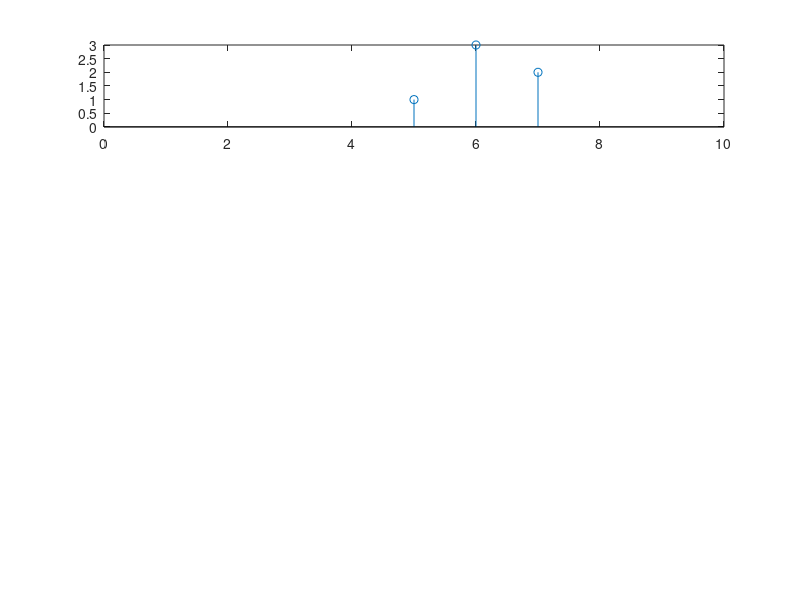

MATLAB code for this plot: (Note: this script raises an error after producing the figure.)
clear; clc; close all;

x = [1 3 2];
n = 5:7;
figure 
subplot(4,1,1)
stem(n,x)
xlim([0 10])
[x1,n1] = impseq(5,0,10);
subplot(4,1,2)
stem(n1,x1)
[x2,n2] = impseq(6,0,10);
subplot(4,1,3)
stem(n2,x2)
[x3,n3] = impseq(7,0,10);
subplot(4,1,4)
stem(n3,x3)